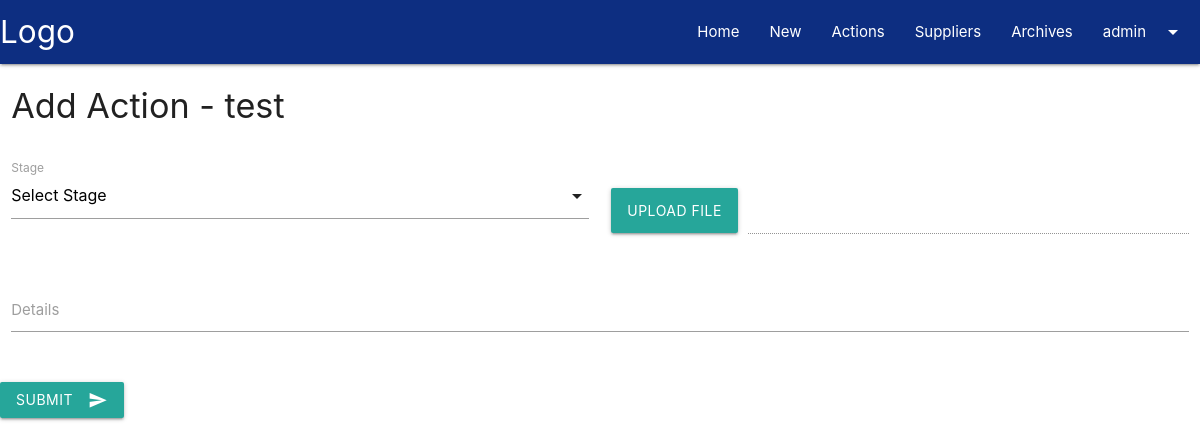
The app's page /action/add/1 (signed in), older data.
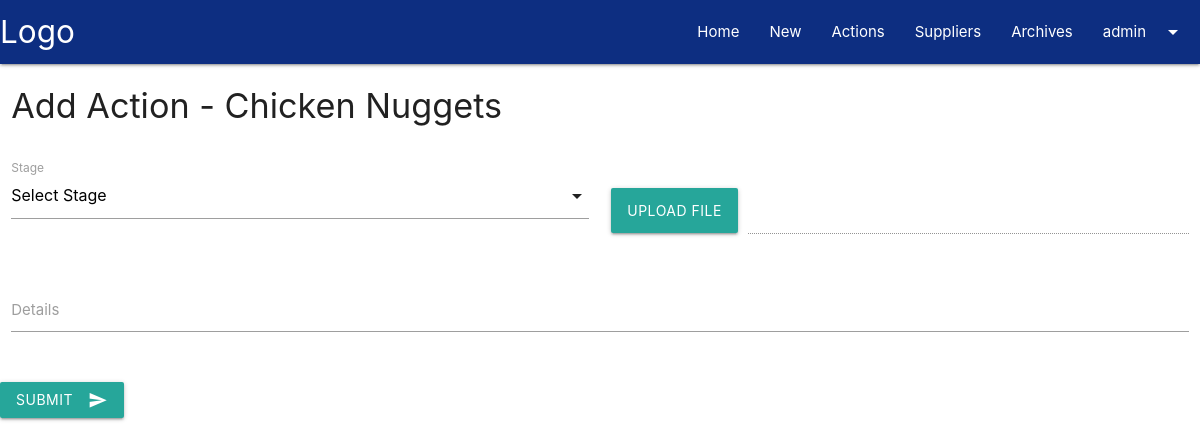
The same page, newer data.
### tracker/models.py (models this page shows)
class Posts(db.Model):
    id = db.Column(db.Integer, primary_key=True)
    title = db.Column(db.String(80), nullable=False)
    date_posted = db.Column(
        db.DateTime,
        nullable=False,
        default=datetime.utcnow
    )
    user_id = db.Column(db.Integer, db.ForeignKey('user.id'))
    content = db.Column(db.Text, nullable=True)
    supplier_id = db.Column(db.Integer, db.ForeignKey('suppliers.id'),
        nullable=False)
    contact_name = db.Column(db.String(50))
    new_product = db.Column(db.Boolean, default=False)
    product_number = db.Column(db.Integer)
    product_name = db.Column(db.String(80), nullable=False)
    product_type = db.Column(db.String(50), nullable=False)
    product_length = db.Column(db.Integer)
    product_width = db.Column(db.Integer)
    product_height =db.Column(db.Integer)
    product_weight = db.Column(db.Float)
    case_orientation = db.Column(db.Boolean, default=False)
    units_per_case = db.Column(db.Float)
    inners_per_case = db.Column(db.Float)
    ex_product_length = db.Column(db.Integer)
    ex_product_width = db.Column(db.Integer)
    ex_product_height =db.Column(db.Integer)
    ex_product_weight = db.Column(db.Float)
    ex_case_orientation = db.Column(db.Boolean, default=False)
    ex_units_per_case = db.Column(db.Float)
    ex_inners_per_case = db.Column(db.Float)
    healthandsafety = db.Column(db.Integer, default=0)
    quality = db.Column(db.Integer, default=0)
    cagefill = db.Column(db.Integer, default=0)
    restaurantimpact = db.Column(db.Integer, default=0)
    status = db.Column(db.String(20), nullable=True)
    complete = db.Column(db.Boolean, default=False)
    actions = db.relationship(
        'Actions',
        foreign_keys='Actions.posts_id',
        backref='action_post',
        lazy=True
    )

### tracker/routes/action.py (the view, shortened to what this page needs)
@action.route('/action/add/<int:post_id>', methods=['GET', 'POST'])
@login_required
def action_add(post_id):
    post = Posts.query.get_or_404(post_id)
    return render_template('action_add.html', post=post)

### tracker/__init__.py (called while the page is built)
def create_app(config_file='settings.py'):
    app = Flask(__name__)
    app.config.from_pyfile(config_file)
    db.init_app(app)
    login_manager.init_app(app)
    login_manager.login_view = 'auth.login'
    @login_manager.user_loader
    def load_user(user_id):
        return User.query.get(user_id)
    app.register_blueprint(main)
    app.register_blueprint(auth)
    app.register_blueprint(supplier)
    app.register_blueprint(action)
    app.cli.add_command(create_tables)
    return app

### tracker/templates/action_add.html (shortened to what this page needs)
{% extends 'base.html' %}  {% block content %}
<div class="container-fluid">
    <div class="row">
        <div class="col s12">
            <h4 class="hide-on-small-only">Add Action - {{ post.title }}</h4>
        </div>
    </div>
</div>
<div class="container-fluid">
    <form method="POST" action="{{ url_for('action.action_add', post_id=post.id) }}">
        <div class="row">
            <div class="input-field col s12 l6">
                <label>Stage</label>
            </div>
            <div class="input-field col s12 l6">
                <div class="file-field input-field">
                    <div class="btn tooltipped" data-position="bottom" data-tooltip="Option not available in this version" >
                        <span>Upload File</span>
                    </div>
                    <div class="file-path-wrapper">
                        <input class="file-path validate" type="text" id="image" name="image" disabled>
                    </div>
                </div>
            </div>
            <div class="input-field col s12">
                <textarea id="content" name="content" class="materialize-textarea" required></textarea>
                <label for="content">Details</label>
            </div>
        </div>
        <div class="row">
            <div class="co s12">
                <button class="btn waves-effect waves-light" type="submit">Submit<i class="material-icons right">send</i></button>
            </div>
        </div>
    </form>
</div>
{% endblock content %}

Row changes from the older to the newer data that the page shows:
changed Posts: title "test" → "Chicken Nuggets"
